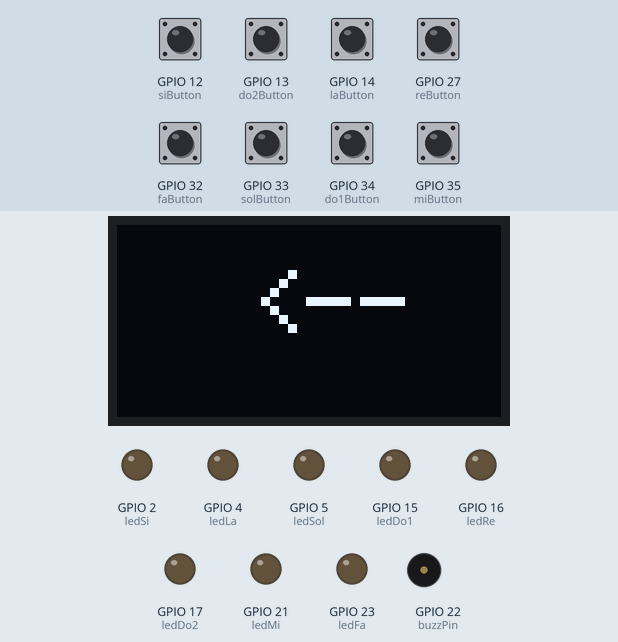
The sketch below on a simulated ESP32. Shown: 128×64 one-colour display, output pins drawn as LEDs (lit = HIGH), buzzer (waves = sounding). The inputs (shaded band) are chosen by the test bench; at power-on: GPIO 12 (siButton), GPIO 13 (do2Button), GPIO 14 (laButton), GPIO 27 (reButton), GPIO 32 (faButton), GPIO 33 (solButton), GPIO 34 (do1Button), GPIO 35 (miButton) LOW.

Above: at 1.2 s.
1.3 s: GPIO 12 (siButton) pulled HIGH for 1 s
At 2.1 s:
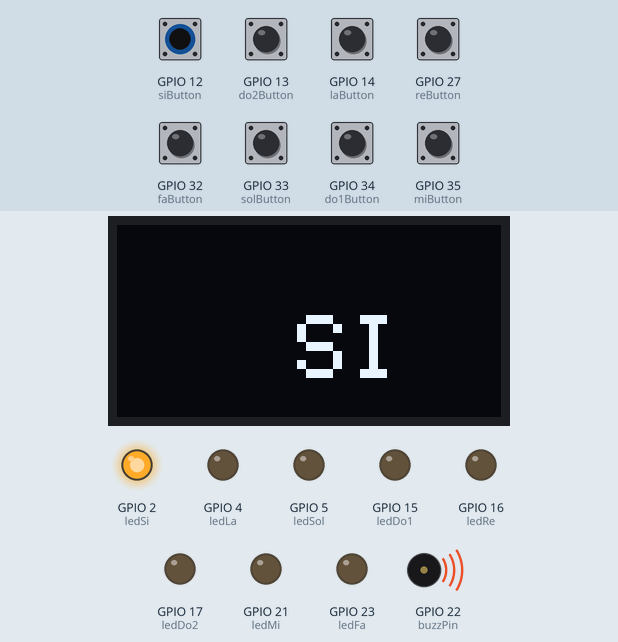
3.8 s: GPIO 13 (do2Button) pulled HIGH for 0.15 s
At 3.9 s:
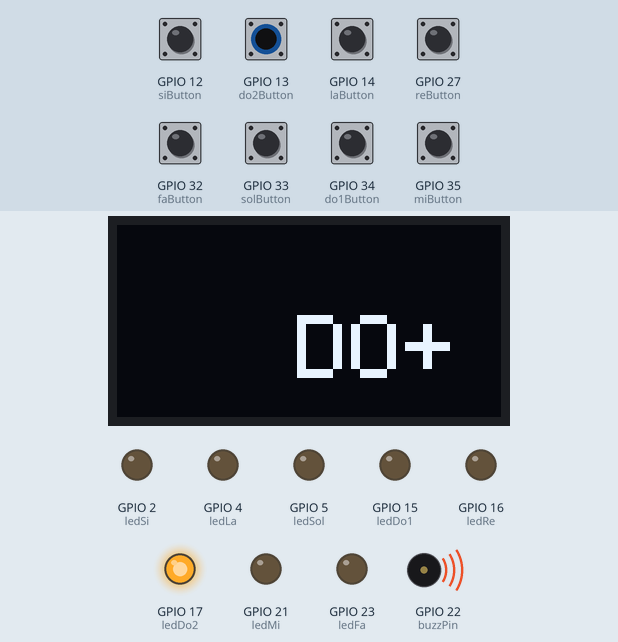
5.4 s: GPIO 14 (laButton) pulled HIGH for 0.15 s
At 6.2 s:
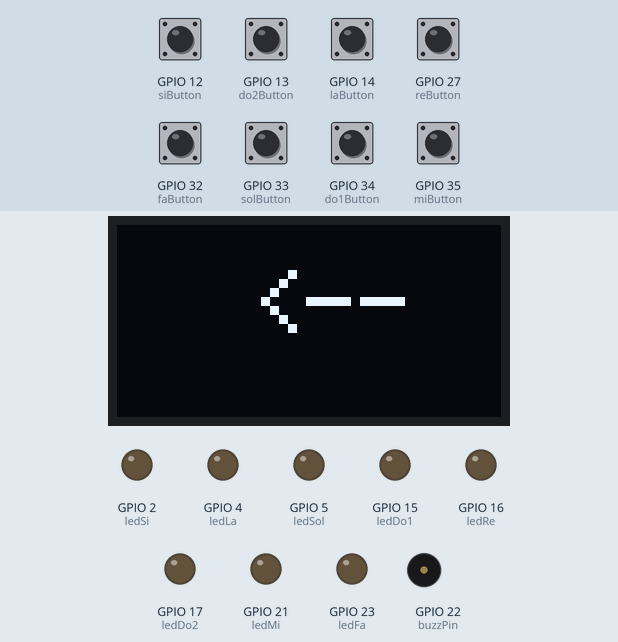
7.0 s: GPIO 27 (reButton) pulled HIGH for 0.15 s
At 8.2 s:
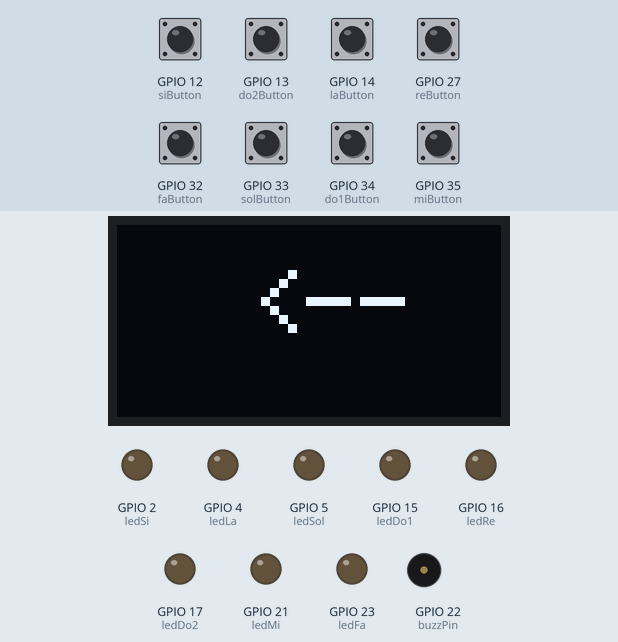
8.6 s: GPIO 32 (faButton) pulled HIGH for 0.15 s
At 9.1 s:
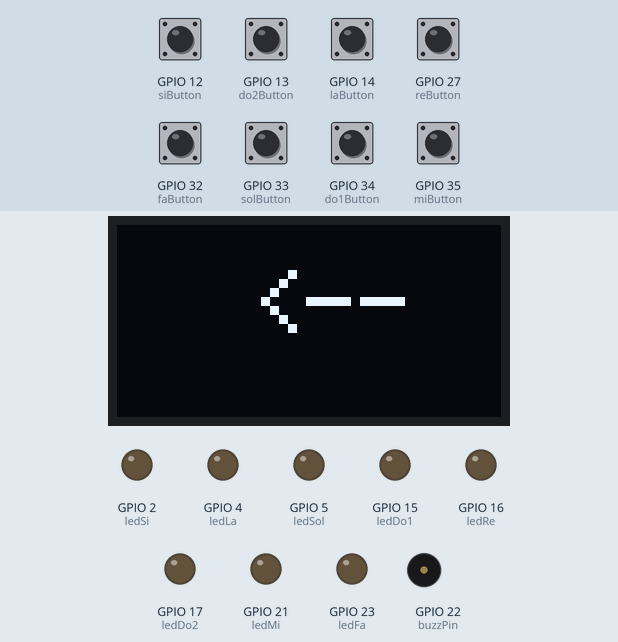
10.2 s: GPIO 33 (solButton) pulled HIGH for 0.15 s
At 10.3 s:
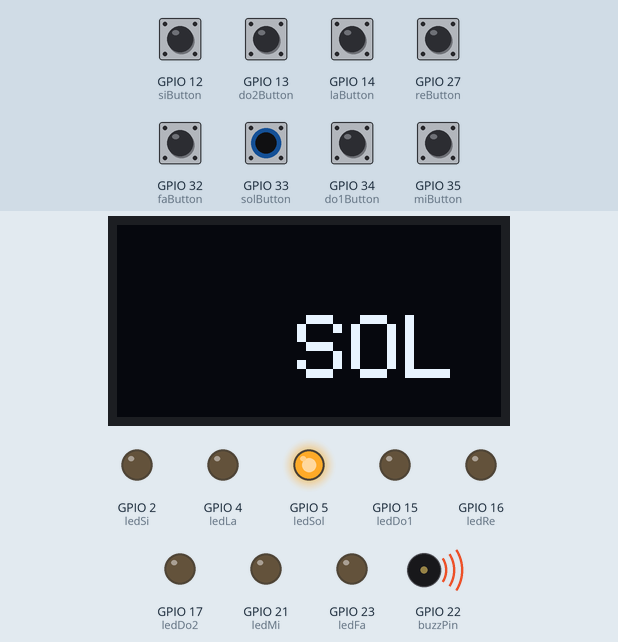
Timing chart, 0 to 12.8 s (numbered marks = the images above; inputs shaded):
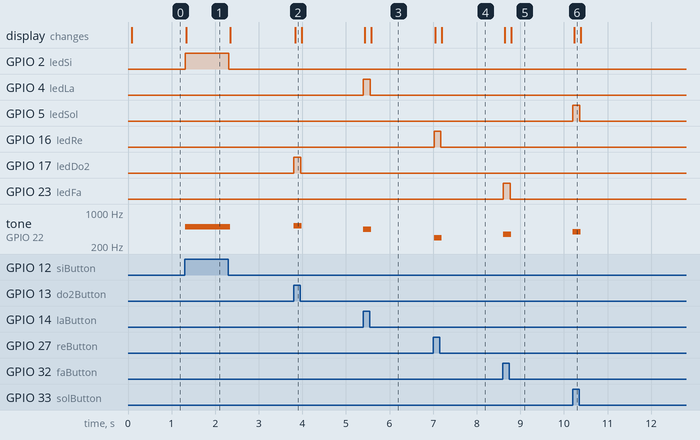

Measured:
- after the input at 1.3 s, GPIO 2 (ledSi): LOW → HIGH at once, → LOW 1.0 s later; tone on GPIO 22 (buzzPin): silent → 494 Hz at once, → silent 1.0 s later; the display: changes at once (image 1)
- after the input at 3.8 s, GPIO 17 (ledDo2): LOW → HIGH at once, → LOW 0.15 s later; tone on GPIO 22 (buzzPin): silent → 523 Hz at once, → silent 0.18 s later; the display: changes at once (image 2)
- after the input at 5.4 s, GPIO 4 (ledLa): LOW → HIGH at once, → LOW 0.15 s later; tone on GPIO 22 (buzzPin): silent → 440 Hz at once, → silent 0.18 s later; the display: first changes at once (image 3 shows a later state)
- after the input at 7.0 s, GPIO 16 (ledRe): LOW → HIGH at once, → LOW 0.15 s later; tone on GPIO 22 (buzzPin): silent → 294 Hz at once, → silent 0.18 s later; the display: first changes after 0.05 s (image 4 shows a later state)
- after the input at 8.6 s, GPIO 23 (ledFa): LOW → HIGH at once, → LOW 0.15 s later; tone on GPIO 22 (buzzPin): silent → 349 Hz at once, → silent 0.18 s later; the display: first changes at once (image 5 shows a later state)
- after the input at 10.2 s, GPIO 5 (ledSol): LOW → HIGH at once, → LOW 0.15 s later; tone on GPIO 22 (buzzPin): silent → 392 Hz at once, → silent 0.18 s later; the display: changes at once (image 6)

The sketch:

ESP32-Piano.ino
```cpp
#include <Wire.h>
#include <Adafruit_GFX.h>
#include <Adafruit_SSD1306.h>


//Led pins
const int ledSi = 2;
const int ledDo1 = 15;
const int ledRe = 16;
const int ledMi = 21;
const int ledFa = 23;
const int ledSol = 5;
const int ledLa = 4;
const int ledDo2 = 17;

//Button pins
const int do1Button = 34;
const int reButton = 27;
const int miButton = 35;
const int faButton = 32;
const int solButton = 33;
const int laButton = 14;
const int siButton = 12;
const int do2Button = 13;

//Oled screen

#define SCREEN_WIDTH 128
#define SCREEN_HEIGHT 64
Adafruit_SSD1306 display(SCREEN_WIDTH, SCREEN_HEIGHT, &Wire, -1);

#define I2C_SDA 26
#define I2C_SCL 25

//Buzzer
const int buzzPin = 22;


void setup() {
  // put your setup code here, to run once:

Serial.begin(115200);
Wire.begin(I2C_SDA, I2C_SCL);

if(!display.begin(SSD1306_SWITCHCAPVCC, 0x3C)){
  Serial.println(F("SSD1306 allocation failed"));
  for(;;);
}

display.clearDisplay();
display.setTextSize(3);
display.setTextColor(SSD1306_WHITE);
display.setCursor(60, 30);
display.println(":)");
display.display();

//Pins setup
pinMode(ledDo1, OUTPUT);
pinMode(ledRe, OUTPUT);
pinMode(ledMi, OUTPUT);
pinMode(ledFa, OUTPUT);
pinMode(ledSol, OUTPUT);
pinMode(ledLa, OUTPUT);
pinMode(ledSi, OUTPUT);
pinMode(ledDo2, OUTPUT);

pinMode(do1Button, INPUT);
pinMode(reButton, INPUT);
pinMode(miButton, INPUT);
pinMode(faButton, INPUT);
pinMode(solButton, INPUT);
pinMode(laButton, INPUT);
pinMode(siButton, INPUT);
pinMode(do2Button, INPUT);

}

void loop() {
  // put your main code here, to run repeatedly:
  int do1State = digitalRead(do1Button);
  int reState = digitalRead(reButton);
  int miState = digitalRead(miButton);
  int faState = digitalRead(faButton);
  int solState = digitalRead(solButton);
  int laState = digitalRead(laButton);
  int siState = digitalRead(siButton);
  int do2State = digitalRead(do2Button);


  if(do1State == HIGH){
    digitalWrite(ledDo1, HIGH);
    tone(buzzPin, 262);
    display.clearDisplay();
    display.setTextSize(3);
    display.setTextColor(SSD1306_WHITE);
    display.setCursor(60, 30);
    display.println("DO-");
    display.display();
  } else if (reState == HIGH){
    digitalWrite(ledRe, HIGH);
    tone(buzzPin, 294);
    display.clearDisplay();
    display.setTextSize(3);
    display.setTextColor(SSD1306_WHITE);
    display.setCursor(60, 30);
    display.println("RE");
    display.display();
  } else if (miState == HIGH){
    digitalWrite(ledMi, HIGH);
    tone(buzzPin, 330);
    display.clearDisplay();
    display.setTextSize(3);
    display.setTextColor(SSD1306_WHITE);
    display.setCursor(60, 30);
    display.println("MI");
    display.display();
  } else if (faState == HIGH){
    digitalWrite(ledFa, HIGH);
    tone(buzzPin, 349);
    display.clearDisplay();
    display.setTextSize(3);
    display.setTextColor(SSD1306_WHITE);
    display.setCursor(60, 30);
    display.println("FA");
    display.display();
  } else if (solState == HIGH){
    digitalWrite(ledSol, HIGH);
    tone(buzzPin, 392);
    display.clearDisplay();
    display.setTextSize(3);
    display.setTextColor(SSD1306_WHITE);
    display.setCursor(60, 30);
    display.println("SOL");
    display.display();
  } else if (laState == HIGH){
    digitalWrite(ledLa, HIGH);
    tone(buzzPin, 440);
    display.clearDisplay();
    display.setTextSize(3);
    display.setTextColor(SSD1306_WHITE);
    display.setCursor(60, 30);
    display.println("LA");
    display.display();
  }else if (siState == HIGH){
    digitalWrite(ledSi, HIGH);
    tone(buzzPin, 494);
    display.clearDisplay();
    display.setTextSize(3);
    display.setTextColor(SSD1306_WHITE);
    display.setCursor(60, 30);
    display.println("SI");
    display.display();
  }else if (do2State == HIGH){
    digitalWrite(ledDo2, HIGH);
    tone(buzzPin, 523);
    display.clearDisplay();
    display.setTextSize(3);
    display.setTextColor(SSD1306_WHITE);
    display.setCursor(60, 30);
    display.println("DO+");
    display.display();
  } else {
    digitalWrite(ledDo1, LOW);
    digitalWrite(ledRe, LOW);
    digitalWrite(ledMi, LOW);
    digitalWrite(ledFa, LOW);
    digitalWrite(ledSol, LOW);
    digitalWrite(ledLa, LOW);
    digitalWrite(ledSi, LOW);
    digitalWrite(ledDo2, LOW);

    display.clearDisplay();
    display.setTextSize(3);
    display.setTextColor(SSD1306_WHITE);
    display.setCursor(45, 15);
    display.println("<--");
    display.display();

    noTone(buzzPin);
  }

}
```
